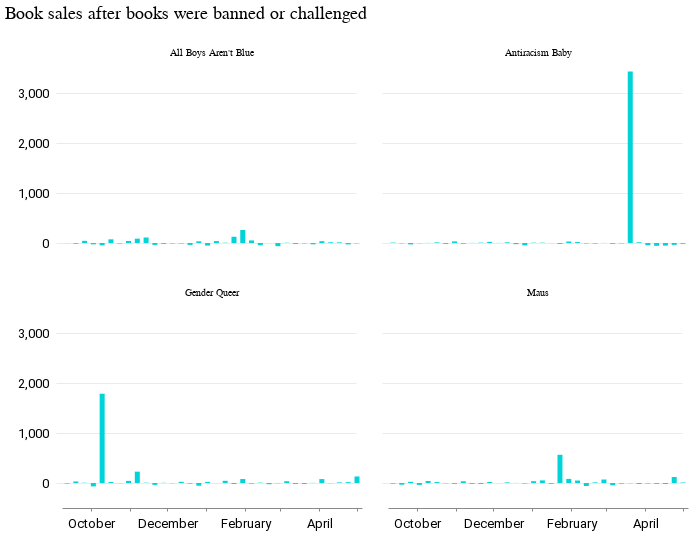

Write notebook code for a chart like this one.
### Code cell
alt.Chart(df).mark_bar().encode(
    x=alt.X("week_begin:T", title=""),
    y=alt.Y("pct_change", title=""),
    facet=alt.Facet("book", columns=2, title=" "),
).properties(
    width=300, height=200, title="Book sales after books were banned or challenged"
)

### Figure 1 — Vega-Lite specification as saved in the notebook (floating-point values rounded to 4 significant figures; data arrays with more than 128 entries replaced by an {"elided": "..."} marker saying what was removed)
{"config": {"view": {"width": 800, "height": 450, "strokeOpacity": 0}, "background": "#ffffff", "title": {"anchor": "start", "font": "Summit Sans", "fontColor": "palette[\"black\"]", "fontSize": 18, "fontWeight": "normal"}, "arc": {"fill": "#00d4d8"}, "area": {"fill": "#00d4d8"}, "line": {"stroke": "#00d4d8", "strokeWidth": 3}, "path": {"stroke": "#00d4d8"}, "rect": {"fill": "#00d4d8"}, "shape": {"stroke": "#00d4d8"}, "bar": {"fill": "#00d4d8"}, "point": {"stroke": "#00d4d8"}, "symbol": {"fill": "#00d4d8", "size": 30}, "axis": {"titleFont": "Roboto", "titleFontSize": 15, "titleFontWeight": "normal", "labelFont": "Roboto, sans", "labelFontSize": 13, "labelFontWeight": "normal"}, "axisX": {"labelAngle": 0, "labelPadding": 6, "tickSize": 3, "grid": false}, "axisY": {"labelBaseline": "middle", "maxExtent": 45, "minExtent": 45, "titleAlign": "left", "titleAngle": 0, "titleX": -45, "titleY": -11, "domainOpacity": 0, "gridWidth": 0.6, "gridColor": "#dddddd", "offset": 6, "tickSize": 0, "titleColor": "#767676"}, "legend": {"titleFont": "Roboto", "titleFontSize": 15, "titleFontWeight": "normal", "symbolType": "square", "labelFont": "Roboto, sans", "labelFontSize": 13}, "range": {"category": ["#005f66", "#e37e2d", "#d64a3b", "#76b0ef", "#c1bc40"], "diverging": ["#e68a4f", "#f4bb6a", "#f9e39c", "#dadfe2", "#a6b7c6", "#849eae"], "heatmap": ["#7ff6f6", "#00eeef", "#00d4d8", "#00abb2", "#00848b", "#fbf2c7", "#00363d"], "ordinal": ["#7ff6f6", "#00eeef", "#00d4d8", "#00abb2", "#00848b", "#fbf2c7", "#00363d"], "ramp": ["#7ff6f6", "#00eeef", "#00d4d8", "#00abb2", "#00848b", "#fbf2c7", "#00363d"]}}, "data": {"name": "data-d3dd1de8926f74fab979790b838fc2c0"}, "mark": "bar", "encoding": {"facet": {"columns": 2, "field": "book", "title": " ", "type": "nominal"}, "x": {"field": "week_begin", "title": "", "type": "temporal"}, "y": {"field": "pct_change", "title": "", "type": "quantitative"}}, "height": 200, "title": "Book sales after books were banned or challenged", "width": 300, "$schema": "https://vega.github.io/schema/vega-lite/v4.17.0.json", "datasets": {"data-d3dd1de8926f74fab979790b838fc2c0": {"elided": "140 records"}}}
